Frame 1 (no input): blank canvas, image omitted
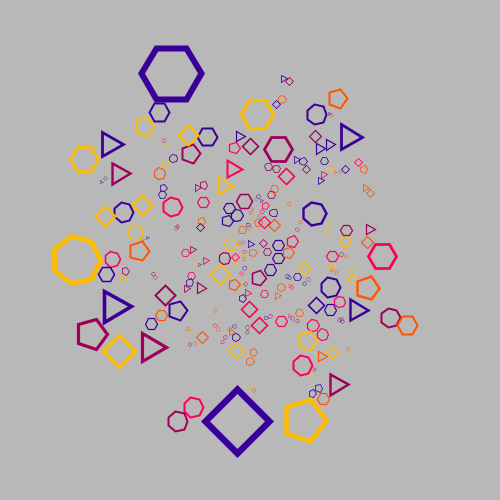
Frame 60 (the mouse pressed at the canvas centre just before this capture)
Frame 120 (the mouse held since frame 60 and released just before this capture): identical to frame 60, image omitted

The Processing sketch that drew this single still picture (run headless with seeded random() and noise(); from frame 60 on, the mouse is pressed at the canvas centre):

// Processing sketch: bubble_network
// ── bubble_network.pde
Network network;

void setup(){
  size(500, 500);
  network = new Network(250, 0, 200);
}

void draw()
{
  background(184); 
  network.show();
  network.grow();
}

// ── Bubble.pde
class Bubble{
  public float x, y;
  public float r;
  public int id;
  public boolean active = true;
  public boolean passive = true;
  private final int sides = int(random(3,8));
  final private color[] colr_array = {color(#390099),
                                      color(#9e0059),
                                      color(#ff0054),
                                      color(#ff5400),
                                      color(#ffbd00)
                                      };
  final private color c = colr_array[int(random(colr_array.length))];
  final private float dr = 4;
  public Bubble(float x_, float y_, int id_, float r0)
  {
    x = x_;
    y = y_;
    id = id_;
    r = 2 * r0;
  }
  
  public void show()
  {
    noFill();
    stroke(c);
    strokeWeight(r*0.1);
    float dtheta = TWO_PI/sides;
    beginShape();
    for(float theta = 0; theta < TWO_PI; theta +=dtheta)
    {
      vertex(x + 0.5*r*cos(theta), y + 0.5*r*sin(theta));
    }
    endShape(CLOSE);
    //dtheta*=3;
    //strokeWeight(r*0.05);
    //for(float theta = 0; theta < TWO_PI; theta +=dtheta)
    //{
    //  line(x, y, x + 0.5*r*cos(theta), y + 0.5*r*sin(theta));
    //}
  }
  
  public void update()
  {
    r+=dr;
  }
}

// ── Network.pde
class Network {
  private Bubble[] bubbles;
  private int n;
  private boolean grow_phase;
  private boolean pulse_phase;
  private float r_out;
  public Network(int n_, float r_threshold, float r_out_)
  {
    n = n_;
    r_out = r_out_;
    init_network(r_threshold, r_out);
    
  }

  public void show()
  {
    for (int i = 0; i < n; i++)
    {
      bubbles[i].show();
    }
  }

  public void grow()
  {
    for (int i = 0; i < n; i++)
    {
      for (int j = i+1; j < n; j++)
      {
      if(!bubbles[i].active && !bubbles[j].active) continue;
        float dist = dist(bubbles[i].x, bubbles[i].y, bubbles[j].x, bubbles[j].y);
        if (dist < bubbles[i].r * 0.5 + bubbles[j].r * 0.5 + 2)
        {
          bubbles[i].active = false;
          bubbles[j].active = false;
          break;
        }
      }
      if(!bubbles[i].active)
      { 
        float xc = bubbles[i].x - width/2;
        float yc = bubbles[i].y - height/2;
        if(sqrt(xc * xc + yc * yc) + bubbles[i].r < r_out) bubbles[i].active = false;
      }
    }
    for (int i = 0; i < n; i++)
    {
      if (bubbles[i].active == true) bubbles[i].update();
    }
  }

  private void init_network(float r_threshold, float r_out)
  {
    bubbles = new Bubble[n];
    for (int i = 0; i < n; i++)
    {
      boolean find_place = true;
      float x, y;
      x = 0;
      y = 0;
      println(i, "/", n);
      while (find_place)
      {
        float r = sqrt(random(r_out)*random(r_out));
        float theta = random(TWO_PI);
        x = r * cos(theta) + width * 0.5;
        y = r * sin(theta) + height * 0.5;
        int j = 0;
        for (j = 0; j < i; j++)
        {
          float dist = dist(x, y, bubbles[j].x, bubbles[j].y);
          if (dist < r_threshold)
          {
            break;
          }
        }
        if (j == i) find_place = false;
      }
      bubbles[i] = new Bubble(x, y, i, random(r_threshold/2));
    }
  }
}
